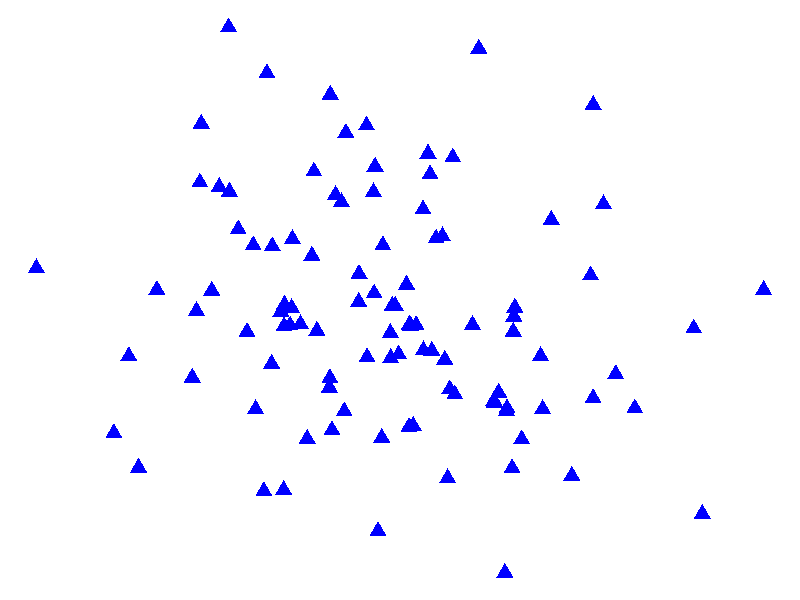
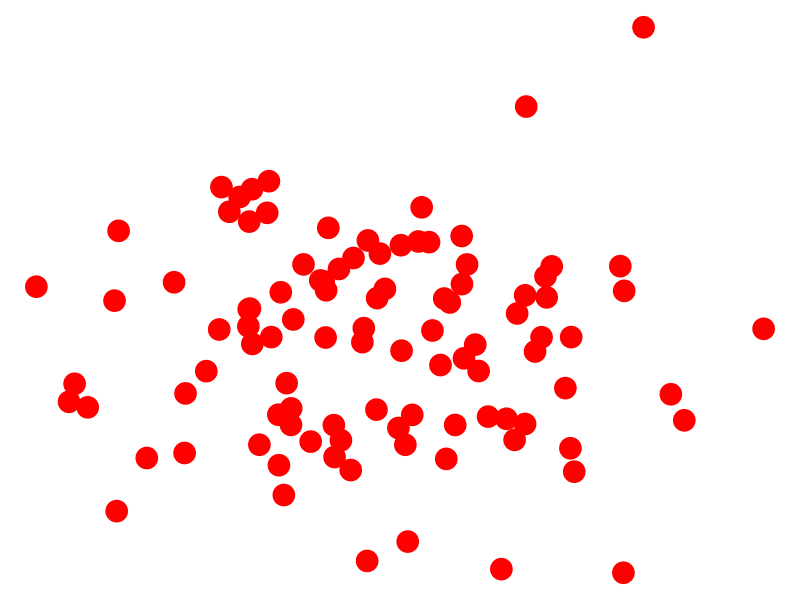

Write R code to recreate these figures, in order.
## ---- chunk 1
knitr::opts_chunk$set(echo = TRUE)
## ---- chunk 2
library(ggplot2)
make.art <- function(seed = NULL) {
  if (!is.null(seed)) {
    set.seed(seed)
  }
  shape <- sample(c("circle", "square", "triangle"), 1)
  color <- sample(c("red", "blue", "green"), 1)
  size <- sample(1:10, 1)
  x <- rnorm(100)
  y <- rnorm(100)
  
  ggplot() +
    geom_point(aes(x, y), shape = shape, color = color, size = size) +
    theme_void()
}
make.art() #test
make.art(seed = 101) #test
